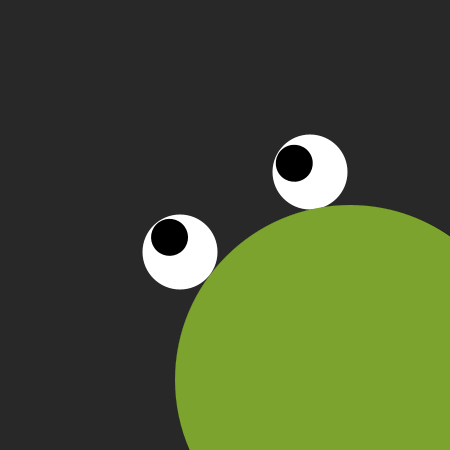
Frame 1 (no input)
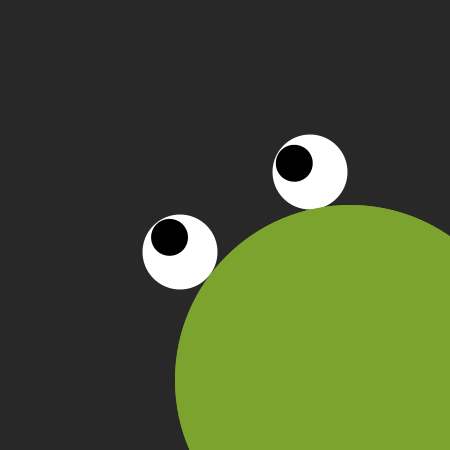
Frame 60 (the mouse pressed at the canvas centre just before this capture)
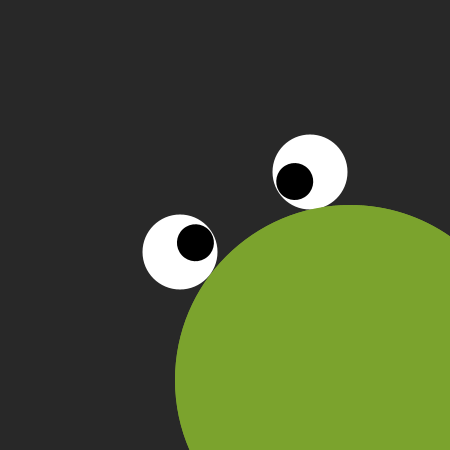
Frame 120 (the mouse held since frame 60 and released just before this capture)

The Processing sketch that drew these frames (run headless with seeded random() and noise(); from frame 60 on, the mouse is pressed at the canvas centre):

// Processing sketch: processing_95686
// ── processing_95686.pde

Eye e1, e2;

void setup(){
size(450,450);

smooth();

  
 e1 = new Eye( 310,  172, 75);
  e2 = new Eye( 180, 252,  75);
  
}


void draw(){
  background(40);
  
  e1.update(mouseX, mouseY);
  e2.update(mouseX, mouseY);
  
  
   e1.display();
  e2.display();
  

  
  
}

class Eye {
  
  int x, y;
  int size;
  float angle = 0.0;
  
  Eye(int tx, int ty, int ts) {
    x = tx;
    y = ty;
    size = ts;
    
  }

  
  void update(int mx, int my) {
    angle = atan2(my-y, mx-x);
  }
  
  void display() {
    
   //face
 fill(#7ba32d);
  ellipse(350,380, 350,350);
  noStroke();   
  
    pushMatrix();
    translate(x, y);
    fill(255);
    ellipse(0, 0, size, size);
    rotate(angle);
    fill(0,0,0);
    ellipse(size/4, 0, size/2, size/2);
    popMatrix();
    
  
  }
}
  
